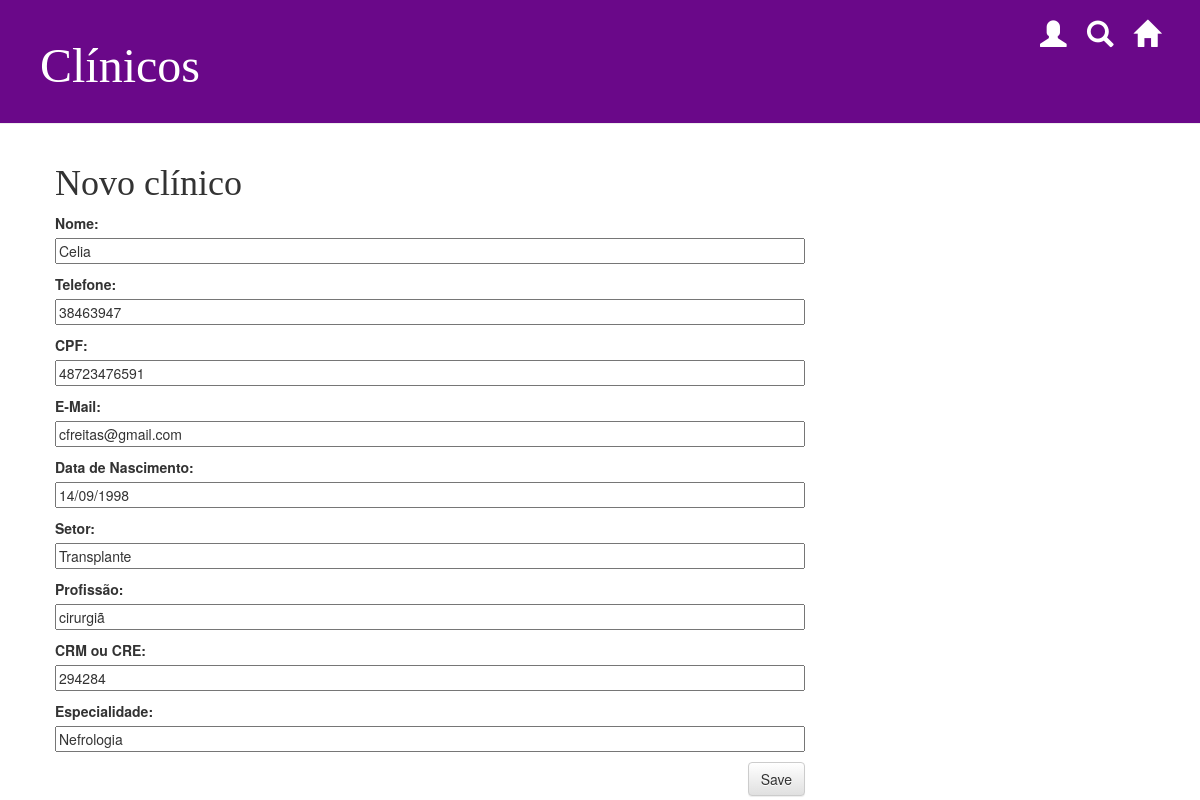
Before: /clinico/2/edit/ with the older database file.
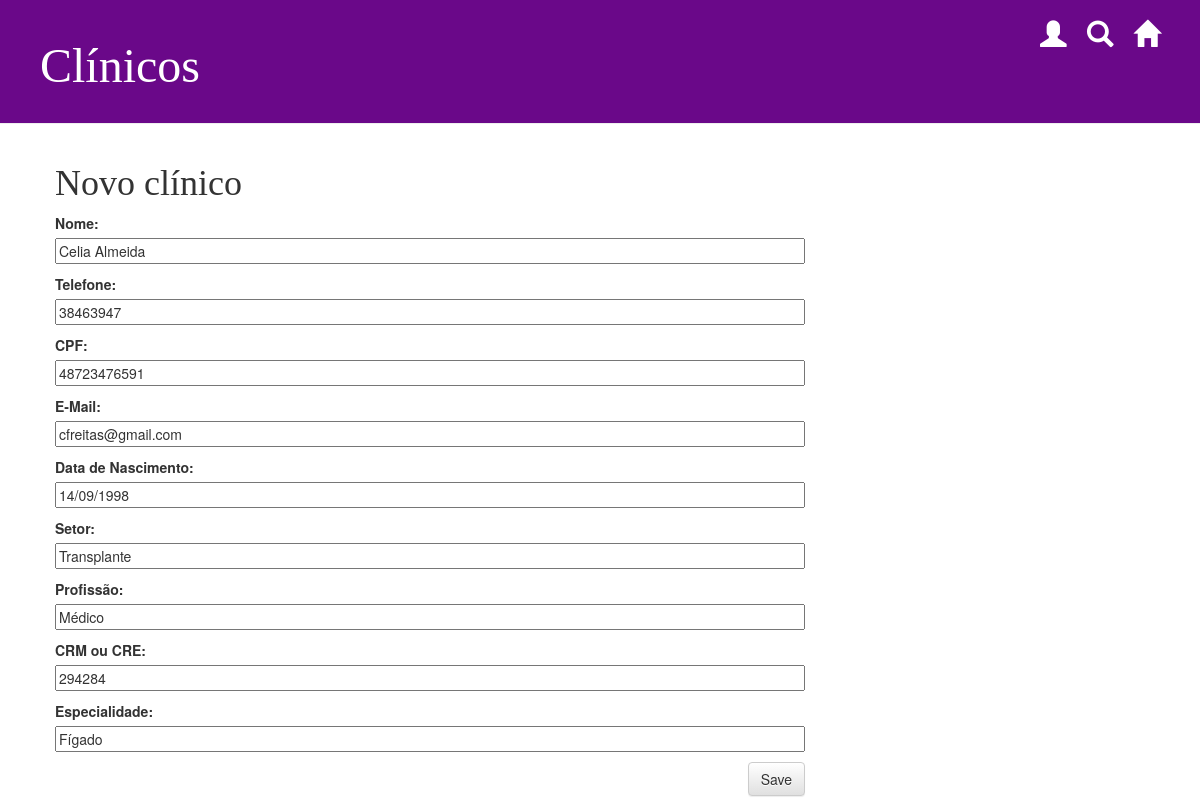
After: the same page with the newer database file.
### transplante/models.py (models this page shows, shortened)
class Pessoa (models.Model):
		nome = models.CharField(max_length=200, default = '', verbose_name='Nome')
		telefone = models.CharField(max_length=15, default = '', verbose_name='Telefone')
		cpf = models.CharField(max_length=11, default = '', verbose_name='CPF')
		email = models.CharField(max_length=100, default = '', verbose_name='e-Mail')
		data_nasc = models.CharField(max_length=10, default = '', verbose_name='Data de Nascimento')

class Clinico (Pessoa):
		id_clinico = models.AutoField(primary_key=True)
		setor = models.CharField(max_length=100, default = '', verbose_name='Setor')
		profissao = models.CharField(max_length=50, default = '', verbose_name='Profissão')
		CRM_CRE = models.CharField(max_length=50, default = '', verbose_name='CRM ou CRE')
		especialidade = models.CharField(max_length=100, default = '', verbose_name='Especialidade')

### transplante/views.py (the view)
# urls.py: path('clinico/<int:pk>/edit/', views.clinicos_edit, name='clinicos_edit'),
def clinicos_edit(request,pk):
     clinico = get_object_or_404(Clinico, pk=pk)
     if request.method == "POST":
         form = ClinicoForm(request.POST, instance=clinico)
         if form.is_valid():
             clinico = form.save(commit=False)
             clinico.author = request.user
             clinico.save()
             return redirect('clinicos_detail', pk=clinico.pk)
     else:
         form = ClinicoForm(instance=clinico)
     return render(request, 'transplante/clinicos_edit.html', {'form': form})

### transplante/forms.py
class ClinicoForm(forms.ModelForm):
    class Meta:
        model = Clinico
        fields = ('nome', 'telefone', 'cpf', 'email', 'data_nasc', 'setor', 'profissao', 'CRM_CRE', 'especialidade')

### transplante/templates/transplante/clinicos_edit.html (shortened to what this page needs)
{% load staticfiles %}
<html>
    <head>
        <link rel="stylesheet" href="//maxcdn.bootstrapcdn.com/bootstrap/3.2.0/css/bootstrap.min.css">
        <link rel="stylesheet" href="//maxcdn.bootstrapcdn.com/bootstrap/3.2.0/css/bootstrap-theme.min.css">
       <link rel="stylesheet" href="{% static 'css/home.css' %}">
    </head>
    <body>
<div class="page-header">
			<a href="/" class="top-menu"><span class="glyphicon glyphicon-home"></span></a>
			<a href="/" class="top-menu"><span class="glyphicon glyphicon-search"></span></a>
			<a href="/" class="top-menu"><span class="glyphicon glyphicon-user"></span></a>
            <h1>Clínicos</h1>
        </div>
    <div class="content container">
        <div class="row">
            <div class="col-md-8">
    <h1>Novo clínico</h1>
    <form method="POST" class="post-form">{% csrf_token %}
        {{ form.as_p }}
        <button type="submit" class="save btn btn-default">Save</button>
    </form>
            </div>
        </div>
    </div>
</body>
</html>

Changed rows visible on the page:
changed Clinico "Transplante": profissao "cirurgiã" → "Médico"; especialidade "Nefrologia" → "Fígado"
Other visible differences:
form field nome: "Celia" → "Celia Almeida"
